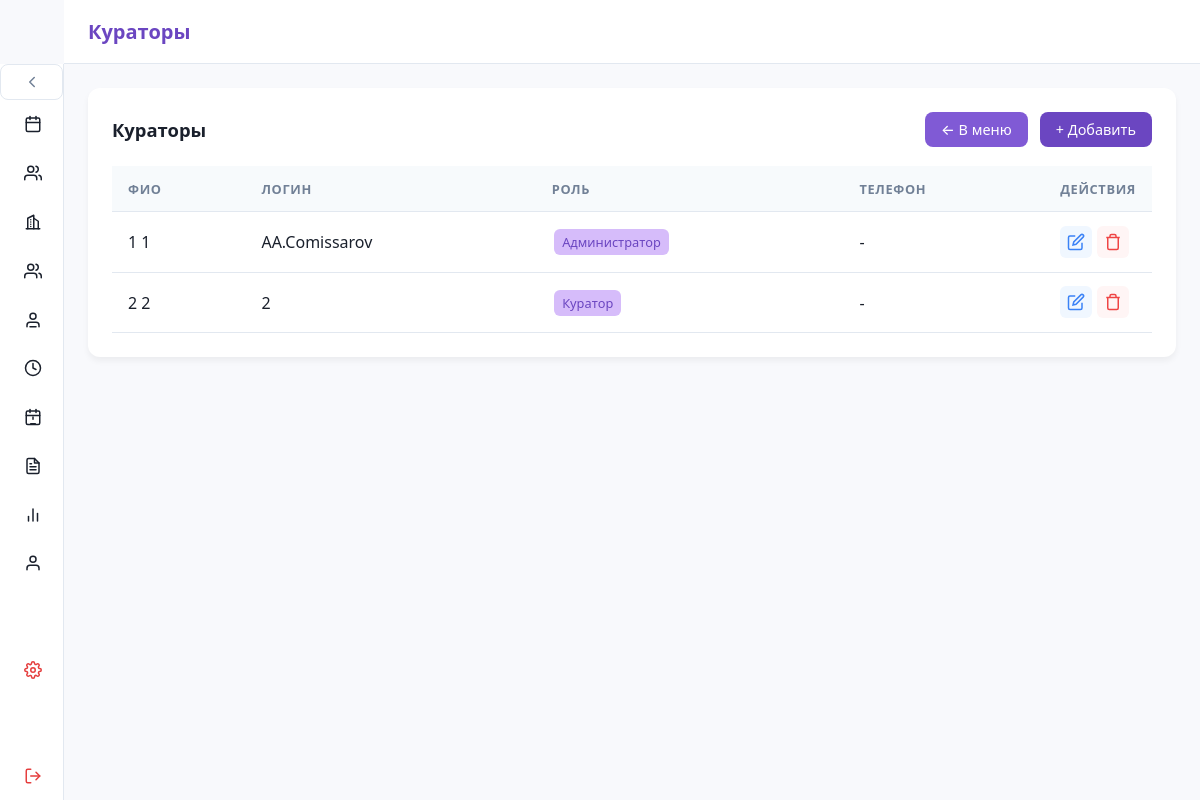
The app's page /admin/curators/ (signed in), older data.
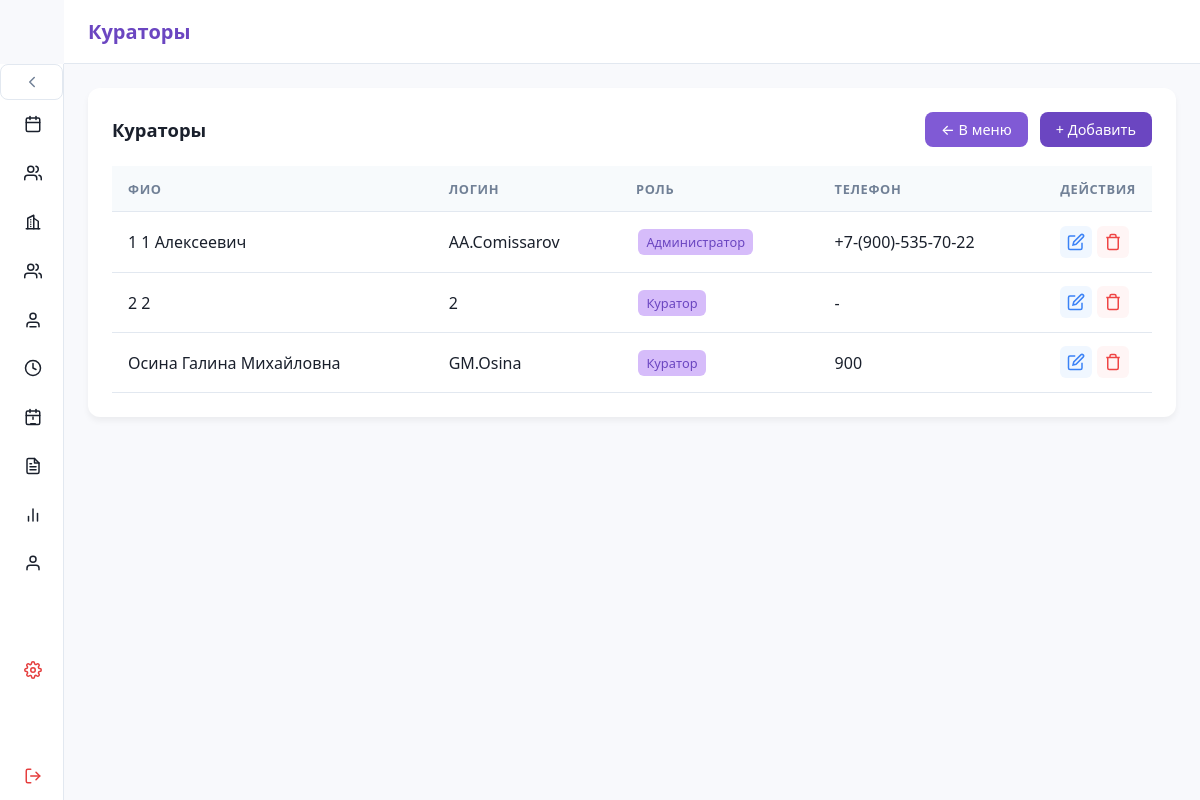
The same page, newer data.
### src/database/models.py (models this page shows)
class Base(DeclarativeBase): ...

class Curator(Base):
    __tablename__ = "curator"
    person_id: Mapped[int] = mapped_column(
        ForeignKey("person.person_id", onupdate="CASCADE", ondelete="CASCADE"),
        primary_key=True
    )
    login: Mapped[str] = mapped_column(String(30))
    password_hash: Mapped[str] = mapped_column(Text)
    role_id: Mapped[int] = mapped_column(ForeignKey("role.role_id"))
    person: Mapped["Person"] = relationship("Person")
    role: Mapped["Role"] = relationship("Role")

class Person(Base):
    __tablename__ = "person"
    person_id: Mapped[int] = mapped_column(primary_key=True, autoincrement=True)
    surname: Mapped[str] = mapped_column(String(50))
    name: Mapped[str] = mapped_column(String(50))
    patronymic: Mapped[str | None] = mapped_column(String(50), nullable=True)
    photo: Mapped[bytes | None] = mapped_column(LargeBinary, nullable=True)
    passport_number: Mapped[str | None] = mapped_column(String(6), nullable=True)
    passport_serial: Mapped[str | None] = mapped_column(String(4), nullable=True)
    phone: Mapped[str | None] = mapped_column(String(20), nullable=True)

class Role(Base):
    __tablename__ = "role"
    role_id: Mapped[int] = mapped_column(primary_key=True, autoincrement=True)
    role_name: Mapped[str] = mapped_column(String(50))
    role_description: Mapped[str | None] = mapped_column(Text, nullable=True)

### src/routers/curators.py (the view, shortened to what this page needs)
@curators_bp.route('/', methods=['GET', 'POST'])
def manage_curators():
    if 'person_id' not in session:
        return redirect(url_for('login'))
    db: Session = SessionLocal()
    try:
        curators = db.query(Curator).all()
        roles = db.query(Role).all()
        edit_curator = None
        edit_person = None
        edit_id = request.args.get('edit')
        if edit_id:
            edit_curator = db.query(Curator).filter(Curator.person_id == int(edit_id)).first()
            if edit_curator:
                edit_person = edit_curator.person
        return render_template('admin_curators.html',
                               title="Кураторы",
                               curators=curators,
                               roles=roles,
                               edit_curator=edit_curator,
                               edit_person=edit_person)
    finally:
        db.close()

### src/templates/admin_curators.html (shortened to what this page needs)
{% extends "base.html" %}
{% block content %}
<div class="card">
  <div class="card-header">
    <h2 class="card-title">{{ title }}</h2>
    <div style="display: flex; gap: 0.75rem;">
      <a href="/adminpanel" class="btn btn-cancel">← В меню</a>
      <a href="#modal" class="btn btn-add">+ Добавить</a>
    </div>
  </div>
  <table>
    <thead>
      <tr>
        <th>ФИО</th>
        <th>Логин</th>
        <th>Роль</th>
        <th>Телефон</th>
        <th style="width: 100px;">Действия</th>
      </tr>
    </thead>
    <tbody>
      {% for curator in curators %}
      <tr>
        <td>{{ curator.person.surname }} {{ curator.person.name }} {{ curator.person.patronymic or '' }}</td>
        <td>{{ curator.login }}</td>
        <td><span class="badge">{{ curator.role.role_name }}</span></td>
        <td>{{ curator.person.phone or '-' }}</td>
        <td class="actions">
          <a href="?edit={{ curator.person_id }}" class="btn-icon btn-edit" title="Редактировать">
            <svg viewBox="0 0 24 24" style="width:18px;height:18px;fill:none;stroke:currentColor;stroke-width:2"><path d="M11 4H4a2 2 0 0 0-2 2v14a2 2 0 0 0 2 2h14a2 2 0 0 0 2-2v-7"/><path d="M18.5 2.5a2.121 2.121 0 0 1 3 3L12 15l-4 1 1-4 9.5-9.5z"/></svg>
          </a>
          <form method="POST" style="display:inline;">
            <button type="submit" class="btn-icon btn-delete" title="Удалить">
              <svg viewBox="0 0 24 24" style="width:18px;height:18px;fill:none;stroke:currentColor;stroke-width:2"><polyline points="3 6 5 6 21 6"/><path d="M19 6v14a2 2 0 0 1-2 2H7a2 2 0 0 1-2-2V6m3 0V4a2 2 0 0 1 2-2h4a2 2 0 0 1 2 2v2"/></svg>
            </button>
          </form>
        </td>
      </tr>
      {% else %}
      <tr><td colspan="5" style="text-align:center; color:var(--muted); padding: 2rem;">Список кураторов пуст</td></tr>
      {% endfor %}
    </tbody>
  </table>
</div>
{% endblock %}

Row changes from the older to the newer data that the page shows:
changed Curator "AA.Comissarov": person (not shown) → "Алексеевич"; person "-" → "+7-(900)-535-70-22"
added Curator: person.surname "Осина", person.name "Галина", person "Михайловна", login "GM.Osina", role.role_name "Куратор", person "900"
